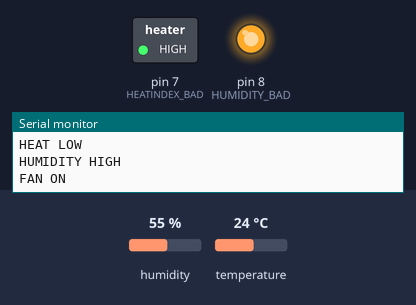
The sketch below on a simulated Arduino Uno, built with avr-gcc and run on an emulated ATmega328P. Parts: switched loads named in the sketch (green lamp = pin HIGH), output pins drawn as LEDs (lit = HIGH), the last lines printed to the serial monitor. Inputs (shaded band) come from the test bench; at power-on: humidity 55 %, temperature 24 °C. Storage starts empty; pins used as bus, display or sensor lines are not drawn.

Above: at 2.8 s.
2.9 s: humidity set to 42 %
5.7 s: humidity set to 39 %
At 6.6 s:
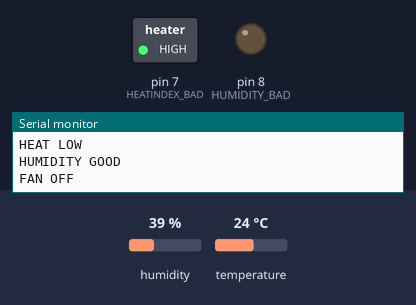
8.5 s: temperature set to 28 °C
11.5 s: temperature set to 31 °C
At 12.7 s:
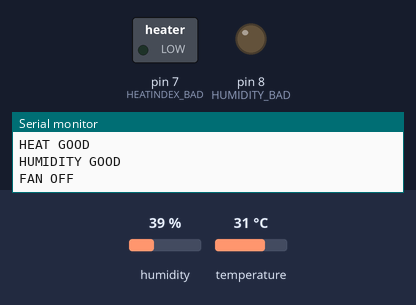
14.3 s: humidity set to 31 %
17.1 s: humidity set to 28 %
At 20.0 s:
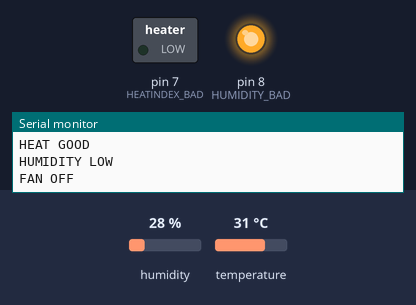
Timing chart, 0 to 21.0 s (numbered marks = the images above; inputs shaded):
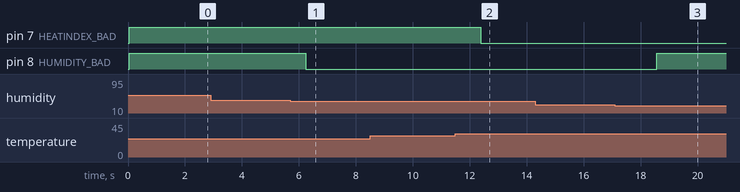

The sketch:

CricketBoxArduino1.ino
```cpp
#include "DHT.h"

//Wire for master/slave arduino connection
#include <Wire.h>

//SD
#include <SPI.h>
#include <SD.h>

//DHT sensor.
#define DHTTYPE DHT11   // DHT 11
#define DHTPIN 2        // DHT = Pin2
DHT dht(DHTPIN, DHTTYPE);

const int FAN_POWER = 3;

//Heat Index
const int HEATINDEX_BAD = 7;
const int HEATINDEX_POWER = 4;  //This is box#4 (lower right)
const int HEATINDEX_MIN = 84;
const int HEATINDEX_MAX = 88;

//Humidity
const int HUMIDITY_BAD = 8;
const int HUMIDITY_POWER = 5;
const int HUMIDITY_MIN = 30;
const int HUMIDITY_MAX = 40;


void setup() {
  Serial.begin(9600);
  // Start the I2C Bus as Master
  Wire.begin();
  //Start DHT Sensor
  dht.begin();

  // Initialize Temperature LED Outputs
  pinMode(HEATINDEX_BAD, OUTPUT);
  pinMode(HEATINDEX_POWER, OUTPUT);
  // Initialize Humidity LED Outputs
  pinMode(HUMIDITY_BAD, OUTPUT);
  pinMode(HUMIDITY_POWER, OUTPUT);
  // Initialize Fan Output
  pinMode(FAN_POWER, OUTPUT);

  // see if the card is present and can be initialized:
  if (!SD.begin()) {
    Serial.println("SDCard failed, or not present");
    // don't do anything more:
    return;
  }
  Serial.println("SDCard initialized.");

}


void loop() {

  float t = checkTemperature();
  float h = checkHumidity();
  float i = checkHeatIndex(t, h);

  outputDHT(t,h,i);
  bool adjustHeatIndexBool = adjustHeatIndex(i);
  bool adjustHumidityBool = adjustHumidity(h);

  if(adjustHeatIndexBool || adjustHumidityBool){
    Serial.println("FAN ON");
    digitalWrite(FAN_POWER, LOW);
  }
  else{
    Serial.println("FAN OFF");
    digitalWrite(FAN_POWER, HIGH);
  }

  //Display using Slave arduino
  //Wire.beginTransmission(1); // open transmission line to device #1
  //byte myData[] = {i, h};
  //Wire.write(2);              // que i and h in line
  //Wire.endTransmission();    // send qued bytes to slave device

  // Wait a few seconds between measurements.
  delay(2000);
}

//Returns TEMP
float checkTemperature(){
  float t = dht.readTemperature(true); //Fahrenheit
  //float t = dht.readTemperature();
  return t;
}

//Returns HUMIDITY
float checkHumidity(){
  float h = dht.readHumidity(); // Read temperature as Celsius (the default)
  return h;
}
//Checks if the current HUMIDITY is high
bool isHumidityHigh(float max_, float value) {
  return value > max_;
}
//Checks if the current HUMIDITY is low
bool isHumidityLow(float min_, float value) {
  return value < min_;
}
//Act on current HUMIDITY reading
bool adjustHumidity(float h){
  //BlueLED if HUMIDITY is out of range
  if (isHumidityHigh(HUMIDITY_MAX, h) || isHumidityLow(HUMIDITY_MIN, h)) {
    digitalWrite(HUMIDITY_BAD, HIGH);
  }
  else{
    Serial.println("HUMIDITY GOOD");
    digitalWrite(HUMIDITY_BAD, LOW);
  }
  //Run Humidifier if low
  bool adjustHumidityBool = 0;
  if(isHumidityLow(HUMIDITY_MIN, h)){
    Serial.println("HUMIDITY LOW");
    digitalWrite(HUMIDITY_POWER, LOW);
  }
  else{
    digitalWrite(HUMIDITY_POWER, HIGH);
  }
  //Run fan if high
  if(isHumidityHigh(HUMIDITY_MAX, h)){
    adjustHumidityBool = 1;
    Serial.println("HUMIDITY HIGH");
  }
  return adjustHumidityBool;
}

//Returns HEATINDEX
float checkHeatIndex(float t, float h){
  float i = dht.computeHeatIndex(t, h, true);   //Fahrenheit
  //float i = dht.computeHeatIndex(t, h, false);
  return i;
}
//Checks if the current HEATINDEX is too high
bool isHeatIndexHigh(float max_, float value) {
  return value > max_;
}
//Checks if the current HEATINDEX is too low
bool isHeatIndexLow(float min_, float value) {
  return value < min_;
}
//Act on current HEATINDEX reading
bool adjustHeatIndex(float i){
  //RedLED if HEATINDEX is out of range
  if (isHeatIndexHigh(HEATINDEX_MAX, i) || isHeatIndexLow(HEATINDEX_MIN, i)) {
    digitalWrite(HEATINDEX_BAD, HIGH);
  }
  else{
    Serial.println("HEAT GOOD");
    digitalWrite(HEATINDEX_BAD, LOW);
  }
  //Run Heater if low
  bool adjustHeatIndex = 0;
  if(isHeatIndexLow(HEATINDEX_MIN, i)){
    Serial.println("HEAT LOW");
    digitalWrite(HEATINDEX_POWER, LOW);
  }
  else{
    digitalWrite(HEATINDEX_POWER, HIGH);
  }
  //Run fan if high
  if(isHeatIndexHigh(HEATINDEX_MAX, i)){
    Serial.println("HEAT HIGH");
    adjustHeatIndex = 1;
  }
  return adjustHeatIndex;
}

//Output results from DHT
void outputDHT(float t, float h, float i){
  if (isnan(t) || isnan(h) || isnan(i)) {
    Serial.println("Failed to read from DHT sensor!");
    return;
  }

  Serial.print("Humidity: ");
  Serial.print(h);
  Serial.print(" %\t");
  Serial.print("Temperature: ");
  //Serial.print(t);
  //Serial.print(" *C\t");
  Serial.print(t);
  Serial.print(" *F\t");
  Serial.print("Heat index: ");
  Serial.print(i);
  Serial.println(" *C ");

  //Record to SDCard
  //String dataString = "";
  //File dataFile = SD.open("datalog.txt", FILE_WRITE);
  //if (dataFile) {
  //  dataFile.println(dataString);
  //  dataFile.close();
  //  // print to the serial port too:
  //  Serial.println(dataString);
  //}
}
```

Measured:
- the behaviour switches between 41 and 40 % on humidity (found by bisection; images 0 and 1)
- the behaviour switches between 29 and 30 °C on temperature (found by bisection; images 1 and 2)
- the behaviour switches between 30 and 29 % on humidity (found by bisection; images 2 and 3)
- after the input at 5.7 s, pin 8 (HUMIDITY_BAD): HIGH → LOW after 0.53 s
- after the input at 11.5 s, pin 7 (HEATINDEX_BAD): HIGH → LOW after 0.89 s
- after the input at 17.1 s, pin 8 (HUMIDITY_BAD): LOW → HIGH after 1.5 s
